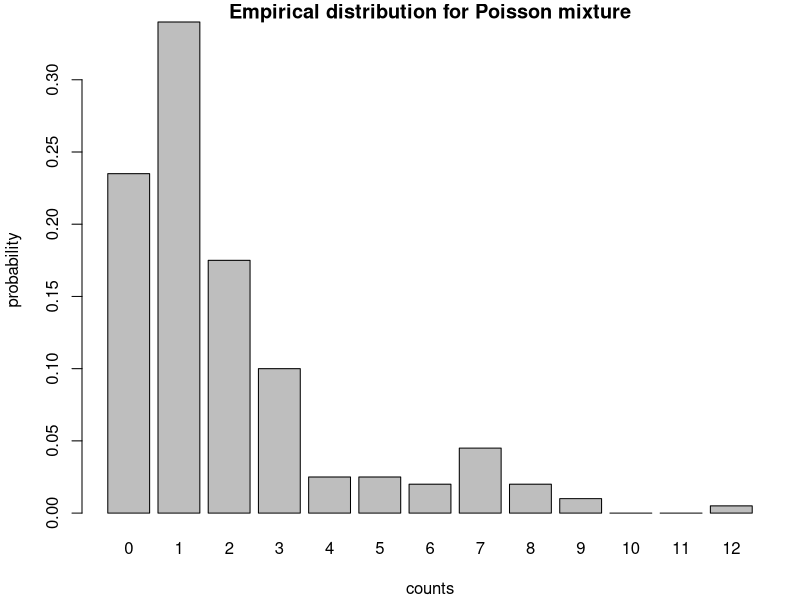

Source code (R):
## ---- chunk 1
#| label: fig-poisson-mix
# Generate n observations from a mixture of three poisson distributions
set.seed(452)


# n     = 50
n = 200                # sample size
# w     = c(0.6, 0.4)  # Weights
w = c(0.7,0.2,0.1)     # weights
# mu    = c(0, 5)      # Means
# sigma = c(1, 2)      # Standard deviations
lambda = c(1,2,6)      # lambda params (mean,variation)



#cc    = sample(1:2, n, replace=T, prob=w)
ac     = sample(1:length(w),n, replace=T, prob=w) # sample the active component
#x     = rnorm(n, mu[cc], sigma[cc])
x      = rpois(n,lambda=lambda[ac])                # simulate an ac mixture component n time


#First converting the vector x into a factor while ensuring that any integer between 0 and the maximum in the sample are valid factors avoids the issue of ignoring zero counts or x=0.

#empfreq = table(factor(x, levels=seq(0, max(x))))/n
empirical_feqs = table(factor(x, levels=seq(0, max(x)))) # tabulate samples into a counts
empirical_dist = empirical_feqs /n # convert frequencies to probabilities
## ---- chunk 2
#| label: fig-poisson-mix-1
#| fig-cap: "Empirical distribution for Poisson mixture"
par(mar=c(4,4,1,1) + 0.1)
#barplot(empfreq)
barplot(empirical_dist,xlab="counts",ylab="probability",main="Empirical distribution for Poisson mixture")

## ---- chunk 3
#| label: lbl-poisson-mix-2
set.seed(42)

n = 1000                  # Larger sample size
w = c(0.3, 0.25, 0.25, 0.2)  # Weights
mu = c(1, 4, 7, 10)       # Means
rates = 1 / mu            # Rates for exponential distributions

cc = sample(1:4, n, replace=TRUE, prob=w)
x = rexp(n, rate=rates[cc])

sample_mean = mean(x)
sample_var = var(x)

theoretical_mean = sum(w * mu)
theoretical_variance = sum(w * (mu^2 + (mu - theoretical_mean)^2))

cat("Sample Mean:", sample_mean, "\n")
cat("Sample Variance:", sample_var, "\n")
cat("Theoretical Mean:", theoretical_mean, "\n")
cat("Theoretical Variance:", theoretical_variance, "\n")
